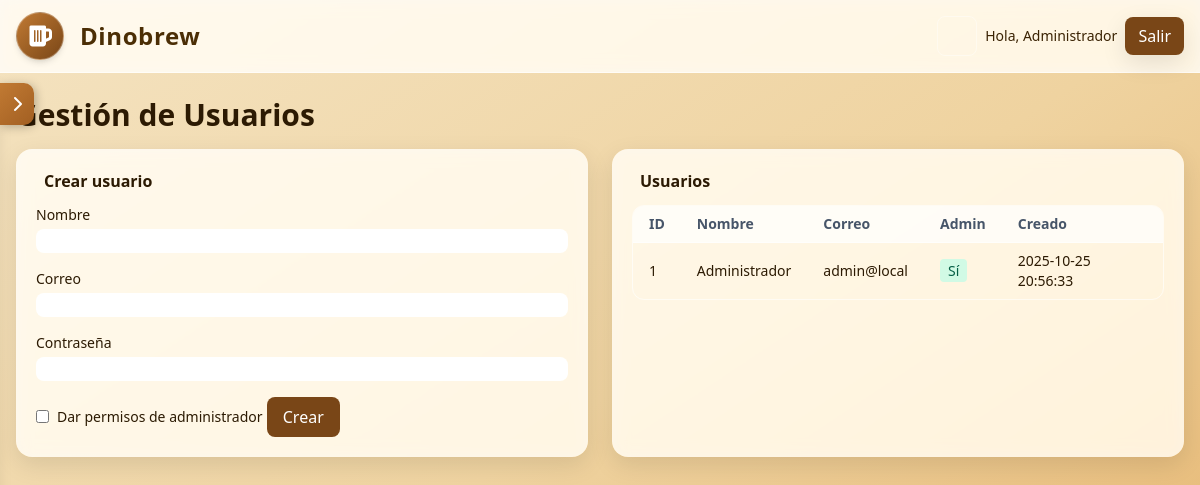
/admin/users (signed in), run on an earlier commit of the app's database.
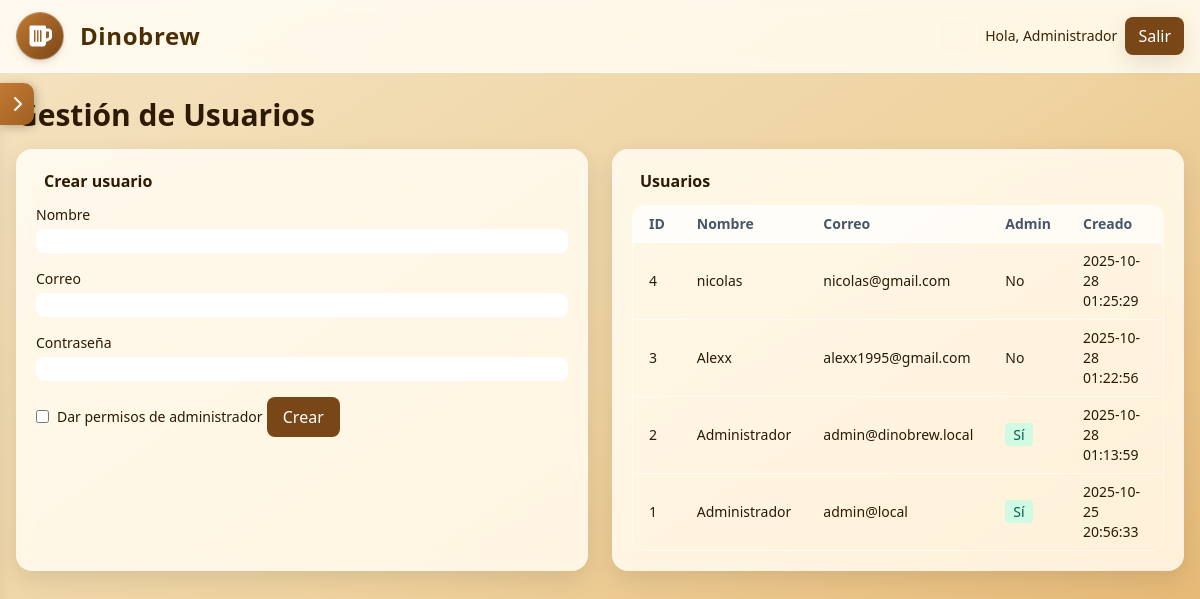
And on a later commit of the database.
### app.py (models this page shows, shortened)
class User(UserMixin, db.Model):
    __tablename__ = "users"
    id = db.Column(db.Integer, primary_key=True)
    name = db.Column(db.String(120), nullable=False)
    email = db.Column(db.String(255), unique=True, nullable=False)
    password_hash = db.Column(db.String(255), nullable=False)
    is_admin = db.Column(db.Boolean, nullable=False, server_default='0')
    created_at = db.Column(db.DateTime, server_default=func.now())
    runs = relationship("MLRun", back_populates="user")

### app.py (the view)
@app.get("/admin/users")
@login_required
@admin_required
def admin_users():
    users = User.query.order_by(User.id.desc()).all()
    return render_template("admin_users.html", users=users, title="Usuarios")

### app.py (called while the page is built)
@login_manager.user_loader
def load_user(user_id):
    return User.query.get(int(user_id))

def admin_required(f):
    @wraps(f)
    def wrapper(*args, **kwargs):
        if not current_user.is_authenticated or not getattr(current_user, "is_admin", False):
            abort(403)
        return f(*args, **kwargs)
    return wrapper

### templates/admin_users.html (shortened to what this page needs)
{% extends "base.html" %}
{% block content %}
<h1 class="text-2xl md:text-3xl font-bold mb-4">Gestión de Usuarios</h1>
<div class="grid lg:grid-cols-2 gap-6">
  <section class="rounded-2xl glass p-5 shadow-soft">
    <h2 class="font-semibold mb-3 flex items-center gap-2">
       Crear usuario
    </h2>
    <form method="post" action="{{ url_for('admin_users_create') }}" class="space-y-4">
      <div>
        <label class="block text-sm font-medium mb-1">Nombre</label>
        <input name="name" required class="w-full rounded-lg border-slate-300 dark:border-slate-700 bg-white dark:bg-slate-900" />
      </div>
      <div>
        <label class="block text-sm font-medium mb-1">Correo</label>
        <input type="email" name="email" required class="w-full rounded-lg border-slate-300 dark:border-slate-700 bg-white dark:bg-slate-900" />
      </div>
      <div>
        <label class="block text-sm font-medium mb-1">Contraseña</label>
        <input type="password" name="password" required class="w-full rounded-lg border-slate-300 dark:border-slate-700 bg-white dark:bg-slate-900" />
      </div>
      <label class="inline-flex items-center gap-2 text-sm">
        <input type="checkbox" name="is_admin" class="rounded border-slate-300 dark:border-slate-700">
        Dar permisos de administrador
      </label>
      <button class="px-4 py-2 rounded-lg bg-brand-600 text-white hover:bg-brand-700">
        Crear
      </button>
    </form>
  </section>
  <section class="rounded-2xl glass p-5 shadow-soft">
    <h2 class="font-semibold mb-3 flex items-center gap-2">
       Usuarios
    </h2>
    <div class="overflow-x-auto rounded-xl border border-white/60 dark:border-white/10">
      <table class="min-w-full text-sm">
        <thead class="bg-white/70 dark:bg-slate-900/40">
          <tr class="text-left text-slate-600 dark:text-slate-300">
            <th class="py-2 px-4">ID</th>
            <th class="py-2 px-4">Nombre</th>
            <th class="py-2 px-4">Correo</th>
            <th class="py-2 px-4">Admin</th>
            <th class="py-2 px-4">Creado</th>
          </tr>
        </thead>
        <tbody>
          {% for u in users %}
          <tr class="border-t border-white/60 dark:border-white/10">
            <td class="py-2 px-4">{{ u.id }}</td>
            <td class="py-2 px-4">{{ u.name }}</td>
            <td class="py-2 px-4">{{ u.email }}</td>
            <td class="py-2 px-4">
              {% if u.is_admin %}
                <span class="px-2 py-0.5 rounded bg-emerald-100 text-emerald-800 dark:bg-emerald-900/40 dark:text-emerald-100">Sí</span>
              {% else %}No{% endif %}
            </td>
            <td class="py-2 px-4">{{ u.created_at }}</td>
          </tr>
          {% else %}
          <tr>
            <td colspan="5" class="py-6 px-4 text-slate-500 dark:text-slate-400">Sin usuarios</td>
          </tr>
          {% endfor %}
        </tbody>
      </table>
    </div>
  </section>
</div>
{% endblock %}

### templates/base.html (shortened to what this page needs)
<!DOCTYPE html>
<html lang="es" class="h-full">
<head>
  <link rel="stylesheet" href="https://cdnjs.cloudflare.com/ajax/libs/font-awesome/6.5.0/css/all.min.css">
  <link rel="stylesheet" href="https://unpkg.com/@tabler/icons-webfont@latest/tabler-icons.min.css">
  <script src="https://cdn.tailwindcss.com"></script>
</head>
<body class="h-full bg-gradient-to-br from-brand-50 via-brand-100 to-brand-200 dark:from-ink-900 dark:via-ink-800 dark:to-ink-900 text-brand-900 dark:text-gold-50">
  <div class="min-h-screen flex">
    <div class="flex-1 flex flex-col">
      <header id="appHeader" class="glass border-b border-white/60 dark:border-ink-700 sticky top-0 z-10">
        <div class="max-w-7xl mx-auto px-4 py-3 flex items-center justify-between gap-3">
          <div class="flex items-center gap-3">
            <a href="{{ url_for('index') }}" class="flex items-center gap-3">
              <div class="flex items-center justify-center h-12 w-12 rounded-full
                          bg-gradient-to-br from-brand-400 to-brand-600 dark:from-gold-700 dark:to-gold-500
                          shadow-md border border-white/30 dark:border-gold-700/40">
                <i class="fa-solid fa-beer-mug-empty text-white dark:text-ink-900 text-2xl"></i>
              </div>
              <span class="text-2xl font-extrabold tracking-wide ml-1
                           text-brand-700 dark:text-gold-400">Dinobrew</span>
            </a>
          </div>
          <div class="flex items-center gap-2">
            <button id="themeToggle" class="inline-flex items-center justify-center w-10 h-10 rounded-lg
                                           hover:bg-white/70 dark:hover:bg-ink-700 border border-white/40 dark:border-ink-700"
                    title="Tema" aria-pressed="false">
            </button>
            {% if current_user.is_authenticated %}
              <span class="hidden sm:inline text-sm text-brand-800 dark:text-gold-200">
                Hola, {{ current_user.name }}
              </span>
              <form action="{{ url_for('logout') }}" method="post">
                <button class="px-3 py-1.5 rounded-lg bg-brand-600 text-white hover:bg-brand-500
                               dark:bg-ink-800 dark:text-gold-300 dark:hover:bg-ink-700 border border-transparent
                               dark:border-gold-700/40 shadow-soft">
                   Salir
                </button>
              </form>
            {% endif %}
          </div>
        </div>
      </header>
      <div class="sidebar-overlay hidden md:block" aria-hidden="true">
        <div class="toggle-tab" title="Abrir panel"><i class="fa-solid fa-chevron-right"></i></div>
      </div>
      <main class="max-w-7xl mx-auto w-full px-4 py-6">
        {% block content %}{% endblock %}
      </main>
    </div>
  </div>
</body>
</html>

### templates/base.html (style rules this page uses)
.glass { background: rgba(255,255,255,.8); backdrop-filter: saturate(180%) blur(8px); }
:root { --header-h: 64px; }
.sidebar-overlay { position: fixed; left: 0; top: var(--header-h); height: calc(100vh - var(--header-h)); width: 0; z-index: 40; transition: width .35s ease; }
.toggle-tab { position:absolute; top:10px; left:0; width:34px; height:42px; background: linear-gradient(135deg,#C17A33,#A25F22); color:#fff; display:flex; align-items:center; justify-content:center; border-top-right-radius:10px; border-bottom-right-radius:10px; box-shadow:2px 2px 10px rgba(0,0,0,.25); z-index:41; cursor:pointer; transition:background .25s ease; }
.toggle-tab i { transition: transform .25s ease; }

What changed in the data, as far as the page shows it:
added User: id "4", name "nicolas", email "nicolas@gmail.com", is_admin "No", created_at "2025-10-28 01:25:29"
added User: id "3", name "Alexx", email "alexx1995@gmail.com", is_admin "No", created_at "2025-10-28 01:22:56"
added User: id "2", name "Administrador", email "admin@dinobrew.local", is_admin "Sí", created_at "2025-10-28 01:13:59"
